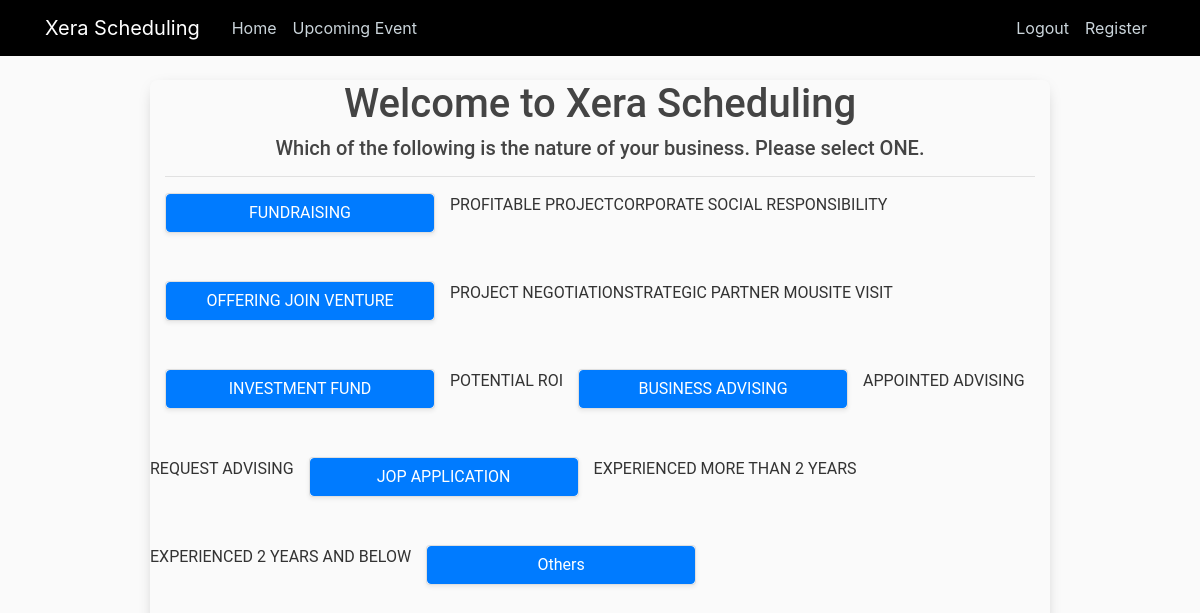
Page /ezz/all-subs/ on the earlier database version.
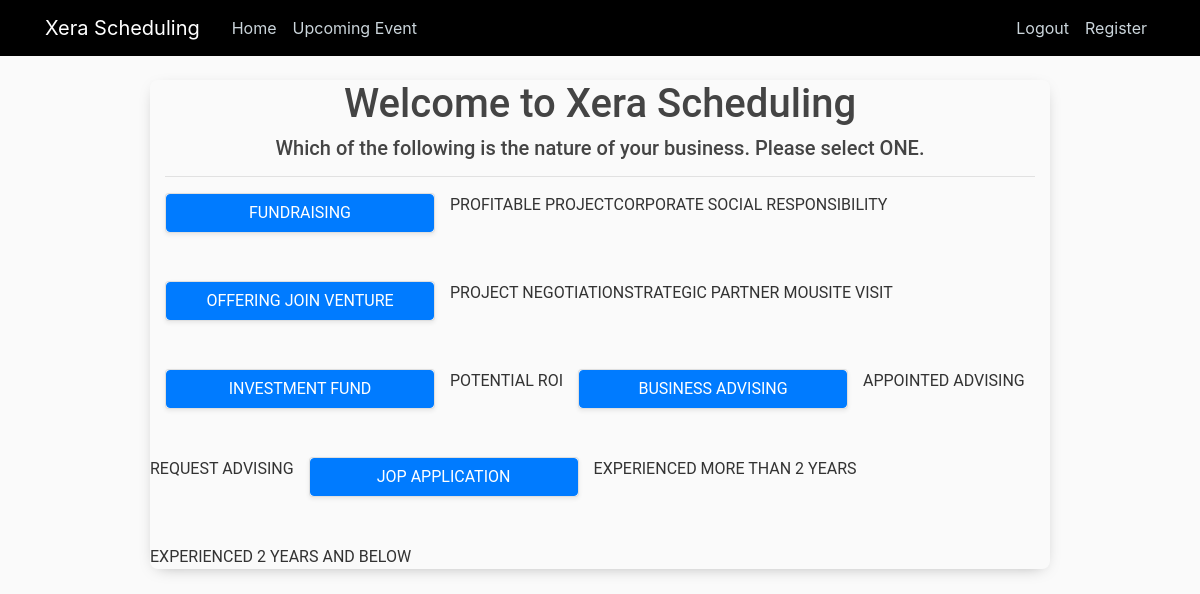
Same page on the later database version.
### premiers/models.py (models this page shows, shortened)
class MainPurpose(models.Model):
    main_item = models.CharField(max_length=200, null=True)
    main_weight = models.FloatField(null=True)
    image = models.ImageField(default='default.jpg', upload_to='MainPurpose_pics')
    description = models.TextField(max_length=1000, blank=True, null=True)

class SubPurpose(models.Model):
    main_purpose = models.ForeignKey(MainPurpose, on_delete=models.CASCADE)
    sub_item = models.CharField(max_length=200, null=True)
    sub_weight = models.FloatField(null=True)
    image = models.ImageField(default='default.jpg', upload_to='SubPurpose_pics')
    description = models.TextField(max_length=1000, blank=True, null=True)

### premiers/views.py (the view)
# urls.py: path('all-subs/', views.AllSubView.as_view(), name='allsubs'),
class AllSubView(TemplateView):
    template_name = 'meetings/detailcategory.html'
    def get_context_data(self, **kwargs):
        context = super().get_context_data(**kwargs)
        context['mains'] = MainPurpose.objects.all()
        return context

### premiers/templates/meetings/detailcategory.html
{% extends "premiers/base.html" %}
{% block content %}
<div class="event-container">
    <div class="event">
        <div class="container">
            <h1 class="text-center"> Welcome to Xera Scheduling </h1>
            <h5 class="text-center">Which of the following is the nature of your business. Please select ONE.</h5>
            <hr>
            <div class="row mt-3">
                {% for main in mains %}
                <div class="col-md-4">
                    <div class="card mb-4 shadow-sm">
                        <a href="" class="btn btn-primary">{{main.main_item}}</a>
                    </div>
                    <br>
                </div>
                    {% for sub in main.subpurpose_set.all %}
                    <ls>{{sub.sub_item}}</ls>
                    {% endfor %}
                {% endfor %}
            </div>
        </div>
    </div>
</div>
{% endblock content %}

Differences in the rows shown:
removed MainPurpose: main_item "Others"
